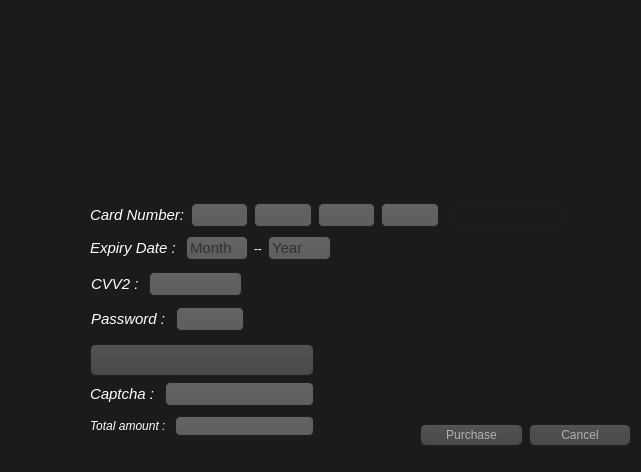
<?xml version="1.0" encoding="UTF-8"?>
<ui version="4.0">
 <class>Payment_gateway</class>
 <widget class="QDialog" name="Payment_gateway">
  <property name="geometry">
   <rect>
    <x>0</x>
    <y>0</y>
    <width>641</width>
    <height>472</height>
   </rect>
  </property>
  <property name="minimumSize">
   <size>
    <width>641</width>
    <height>472</height>
   </size>
  </property>
  <property name="maximumSize">
   <size>
    <width>641</width>
    <height>472</height>
   </size>
  </property>
  <property name="windowTitle">
   <string>Dialog</string>
  </property>
  <property name="styleSheet">
   <string notr="true">QWidget
{
background-color: #1b1b1d;
}
QPushButton:hover
{
    background-color: QLinearGradient( x1: 0, y1: 0, x2: 0, y2: 1, stop: 0 #565656, stop: 0.1 #525252, stop: 0.5 #4e4e4e, stop: 0.9 #4a4a4a, stop: 1 #464646);
	border: 2px solid QLinearGradient( x1: 0, y1: 0, x2: 0, y2: 1, stop: 0 #10082e, stop: 1 #10082e);
}
QPushButton
{
    color: #b1b1b1;
    background-color: QLinearGradient( x1: 0, y1: 0, x2: 0, y2: 1, stop: 0 #565656, stop: 0.1 #525252, stop: 0.5 #4e4e4e, stop: 0.9 #4a4a4a, stop: 1 #464646);
    border-width: 1px;
    border-color: #1e1e1e;
    border-style: solid;
    border-radius: 6;
    padding: 3px;
    font-size: 12px;
    padding-left: 5px;
    padding-right: 5px;
}
QPushButton:pressed
{
    background-color: QLinearGradient( x1: 0, y1: 0, x2: 0, y2: 1, stop: 0 #2d2d2d, stop: 0.1 #2b2b2b, stop: 0.5 #292929, stop: 0.9 #282828, stop: 1 #252525);
}

QLineEdit
{
    background-color: QLinearGradient( x1: 0, y1: 0, x2: 0, y2: 1, stop: 0 #000000, stop: 0 #646464, stop: 1 #5d5d5d);
    padding: 1px;
    border-style: solid;
    border: 1px solid #1e1e1e;
    border-radius: 5;
}
QRadioButton
{
    color: #ffffff;
}
QLabel
{
    color: #ffffff;
}
QRadioButton::indicator:checked, QRadioButton::indicator:unchecked{
    color: #b1b1b1;
    background-color: #323232;
    border: 1px solid #b1b1b1;
    border-radius: 6px;
}

QRadioButton::indicator:checked
{
    background-color: qradialgradient(
        cx: 0.5, cy: 0.5,
        fx: 0.5, fy: 0.5,
        radius: 1.0,
        stop: 0.25 #969696,
        stop: 0.3 #323232
    );
}

QStatusBar
{
	color: #ffffff;
}
</string>
  </property>
  <widget class="QLabel" name="Bank_label">
   <property name="geometry">
    <rect>
     <x>77</x>
     <y>11</y>
     <width>491</width>
     <height>181</height>
    </rect>
   </property>
   <property name="text">
    <string/>
   </property>
  </widget>
  <widget class="QWidget" name="layoutWidget">
   <property name="geometry">
    <rect>
     <x>90</x>
     <y>200</y>
     <width>349</width>
     <height>31</height>
    </rect>
   </property>
   <layout class="QHBoxLayout" name="horizontalLayout">
    <item>
     <widget class="QLabel" name="label_2">
      <property name="font">
       <font>
        <family>Tahoma</family>
        <pointsize>11</pointsize>
       </font>
      </property>
      <property name="text">
       <string>&lt;html&gt;&lt;head/&gt;&lt;body&gt;&lt;p&gt;&lt;span style=&quot; font-style:italic;&quot;&gt;Card Number:&lt;/span&gt;&lt;/p&gt;&lt;/body&gt;&lt;/html&gt;</string>
      </property>
     </widget>
    </item>
    <item>
     <widget class="QLineEdit" name="lineEdit_first4">
      <property name="font">
       <font>
        <family>Tahoma</family>
        <pointsize>11</pointsize>
       </font>
      </property>
     </widget>
    </item>
    <item>
     <widget class="QLineEdit" name="lineEdit_second4">
      <property name="font">
       <font>
        <family>Tahoma</family>
        <pointsize>11</pointsize>
       </font>
      </property>
     </widget>
    </item>
    <item>
     <widget class="QLineEdit" name="lineEdit_third4">
      <property name="font">
       <font>
        <family>Tahoma</family>
        <pointsize>11</pointsize>
       </font>
      </property>
     </widget>
    </item>
    <item>
     <widget class="QLineEdit" name="lineEdit_fourth4">
      <property name="font">
       <font>
        <family>Tahoma</family>
        <pointsize>11</pointsize>
       </font>
      </property>
     </widget>
    </item>
   </layout>
  </widget>
  <widget class="QWidget" name="layoutWidget">
   <property name="geometry">
    <rect>
     <x>90</x>
     <y>233</y>
     <width>241</width>
     <height>31</height>
    </rect>
   </property>
   <layout class="QHBoxLayout" name="horizontalLayout_2">
    <item>
     <widget class="QLabel" name="label_3">
      <property name="font">
       <font>
        <family>Tahoma</family>
        <pointsize>11</pointsize>
       </font>
      </property>
      <property name="text">
       <string>&lt;html&gt;&lt;head/&gt;&lt;body&gt;&lt;p&gt;&lt;span style=&quot; font-style:italic;&quot;&gt;Expiry Date  :  &lt;/span&gt;&lt;/p&gt;&lt;/body&gt;&lt;/html&gt;</string>
      </property>
     </widget>
    </item>
    <item>
     <widget class="QLineEdit" name="lineEdit_month">
      <property name="font">
       <font>
        <family>Tahoma</family>
        <pointsize>11</pointsize>
       </font>
      </property>
      <property name="placeholderText">
       <string>Month</string>
      </property>
     </widget>
    </item>
    <item>
     <widget class="QLabel" name="label_7">
      <property name="text">
       <string>--</string>
      </property>
     </widget>
    </item>
    <item>
     <widget class="QLineEdit" name="lineEdit_year">
      <property name="font">
       <font>
        <family>Tahoma</family>
        <pointsize>11</pointsize>
       </font>
      </property>
      <property name="placeholderText">
       <string>Year</string>
      </property>
     </widget>
    </item>
   </layout>
  </widget>
  <widget class="QWidget" name="layoutWidget">
   <property name="geometry">
    <rect>
     <x>91</x>
     <y>269</y>
     <width>151</width>
     <height>31</height>
    </rect>
   </property>
   <layout class="QHBoxLayout" name="horizontalLayout_3">
    <item>
     <widget class="QLabel" name="label_4">
      <property name="font">
       <font>
        <family>Tahoma</family>
        <pointsize>11</pointsize>
       </font>
      </property>
      <property name="text">
       <string>&lt;html&gt;&lt;head/&gt;&lt;body&gt;&lt;p&gt;&lt;span style=&quot; font-style:italic;&quot;&gt;CVV2 :           &lt;/span&gt;&lt;/p&gt;&lt;/body&gt;&lt;/html&gt;</string>
      </property>
     </widget>
    </item>
    <item>
     <widget class="QLineEdit" name="lineEdit_cvv2">
      <property name="font">
       <font>
        <family>Tahoma</family>
        <pointsize>11</pointsize>
       </font>
      </property>
      <property name="echoMode">
       <enum>QLineEdit::Password</enum>
      </property>
     </widget>
    </item>
   </layout>
  </widget>
  <widget class="QWidget" name="layoutWidget">
   <property name="geometry">
    <rect>
     <x>91</x>
     <y>304</y>
     <width>153</width>
     <height>30</height>
    </rect>
   </property>
   <layout class="QHBoxLayout" name="horizontalLayout_4">
    <item>
     <widget class="QLabel" name="label_5">
      <property name="font">
       <font>
        <family>Tahoma</family>
        <pointsize>11</pointsize>
       </font>
      </property>
      <property name="text">
       <string>&lt;html&gt;&lt;head/&gt;&lt;body&gt;&lt;p&gt;&lt;span style=&quot; font-style:italic;&quot;&gt;Password :     &lt;/span&gt;&lt;/p&gt;&lt;/body&gt;&lt;/html&gt;</string>
      </property>
     </widget>
    </item>
    <item>
     <widget class="QLineEdit" name="lineEdit_password">
      <property name="font">
       <font>
        <family>Tahoma</family>
        <pointsize>11</pointsize>
       </font>
      </property>
      <property name="echoMode">
       <enum>QLineEdit::Password</enum>
      </property>
     </widget>
    </item>
   </layout>
  </widget>
  <widget class="QWidget" name="layoutWidget">
   <property name="geometry">
    <rect>
     <x>420</x>
     <y>410</y>
     <width>211</width>
     <height>51</height>
    </rect>
   </property>
   <layout class="QHBoxLayout" name="horizontalLayout_6">
    <item>
     <widget class="QPushButton" name="purchase_button">
      <property name="cursor">
       <cursorShape>PointingHandCursor</cursorShape>
      </property>
      <property name="text">
       <string>Purchase</string>
      </property>
     </widget>
    </item>
    <item>
     <widget class="QPushButton" name="cancel_button">
      <property name="cursor">
       <cursorShape>PointingHandCursor</cursorShape>
      </property>
      <property name="text">
       <string>Cancel</string>
      </property>
     </widget>
    </item>
   </layout>
  </widget>
  <widget class="QLabel" name="label_9">
   <property name="geometry">
    <rect>
     <x>440</x>
     <y>240</y>
     <width>170</width>
     <height>170</height>
    </rect>
   </property>
   <property name="text">
    <string/>
   </property>
  </widget>
  <widget class="QWidget" name="layoutWidget">
   <property name="geometry">
    <rect>
     <x>90</x>
     <y>340</y>
     <width>224</width>
     <height>102</height>
    </rect>
   </property>
   <layout class="QVBoxLayout" name="verticalLayout_2">
    <item>
     <layout class="QVBoxLayout" name="verticalLayout">
      <item>
       <widget class="QPushButton" name="lineEdit_captcha">
        <property name="enabled">
         <bool>true</bool>
        </property>
        <property name="cursor">
         <cursorShape>PointingHandCursor</cursorShape>
        </property>
        <property name="styleSheet">
         <string notr="true">QPushButton
{
	font-size : 20px;
}</string>
        </property>
        <property name="text">
         <string/>
        </property>
       </widget>
      </item>
      <item>
       <layout class="QHBoxLayout" name="horizontalLayout_5">
        <item>
         <widget class="QLabel" name="label_6">
          <property name="font">
           <font>
            <family>Tahoma</family>
            <pointsize>11</pointsize>
           </font>
          </property>
          <property name="text">
           <string>&lt;html&gt;&lt;head/&gt;&lt;body&gt;&lt;p&gt;&lt;span style=&quot; font-style:italic;&quot;&gt;Captcha : &lt;/span&gt;&lt;/p&gt;&lt;/body&gt;&lt;/html&gt;</string>
          </property>
         </widget>
        </item>
        <item>
         <widget class="QLineEdit" name="lineEdit_check">
          <property name="font">
           <font>
            <family>Tahoma</family>
            <pointsize>11</pointsize>
           </font>
          </property>
         </widget>
        </item>
       </layout>
      </item>
     </layout>
    </item>
    <item>
     <layout class="QHBoxLayout" name="horizontalLayout_7">
      <item>
       <widget class="QLabel" name="label">
        <property name="text">
         <string>&lt;html&gt;&lt;head/&gt;&lt;body&gt;&lt;p&gt;&lt;span style=&quot; font-style:italic;&quot;&gt;Total amount : &lt;/span&gt;&lt;/p&gt;&lt;/body&gt;&lt;/html&gt;</string>
        </property>
       </widget>
      </item>
      <item>
       <widget class="QLineEdit" name="total_lineEdit">
        <property name="readOnly">
         <bool>true</bool>
        </property>
       </widget>
      </item>
     </layout>
    </item>
   </layout>
  </widget>
  <widget class="QLineEdit" name="Bank_name">
   <property name="geometry">
    <rect>
     <x>450</x>
     <y>203</y>
     <width>113</width>
     <height>25</height>
    </rect>
   </property>
   <property name="cursor">
    <cursorShape>ArrowCursor</cursorShape>
   </property>
   <property name="styleSheet">
    <string notr="true">QLineEdit
{
	background-color : transparent;
}</string>
   </property>
   <property name="readOnly">
    <bool>true</bool>
   </property>
  </widget>
 </widget>
 <resources/>
 <connections/>
</ui>
